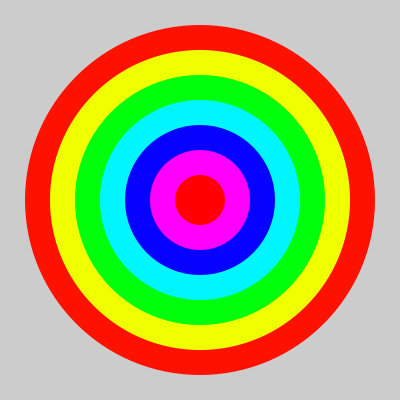
Frame 1 (no input)
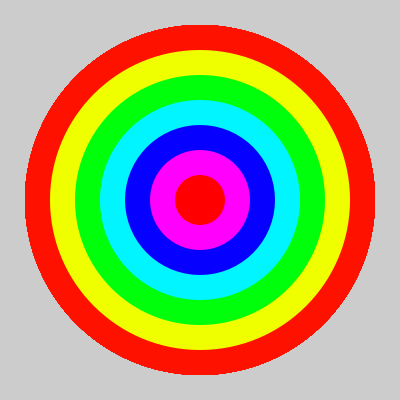
Frame 60 (the mouse pressed at the canvas centre just before this capture)
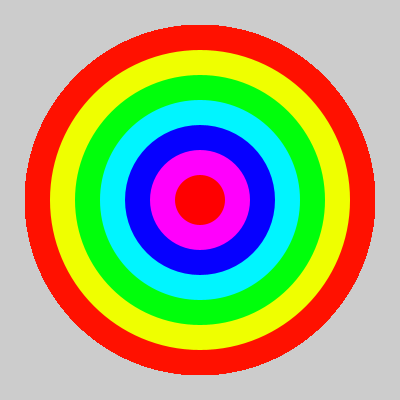
Frame 120 (the mouse held since frame 60 and released just before this capture)

The Processing sketch that drew these frames (run headless with seeded random() and noise(); from frame 60 on, the mouse is pressed at the canvas centre):

// Processing sketch: rainbow_circle_for_loop
// ── rainbow_circle_for_loop.pde

void setup() {
  size(400, 400);
  colorMode(HSB);//<---use HSB if you want to make rainbow coloring easier
  noStroke();
}

void draw() {
  //noLoop();
  for (int i=6; i > -1 ; i--){ //<-- a new way to go through a for loop, by DECREASING i.
    print(i);
    fill(255-255/6*(i),255,255);
    circle(width/2,height/2,(50*i)+50);
  }
}
